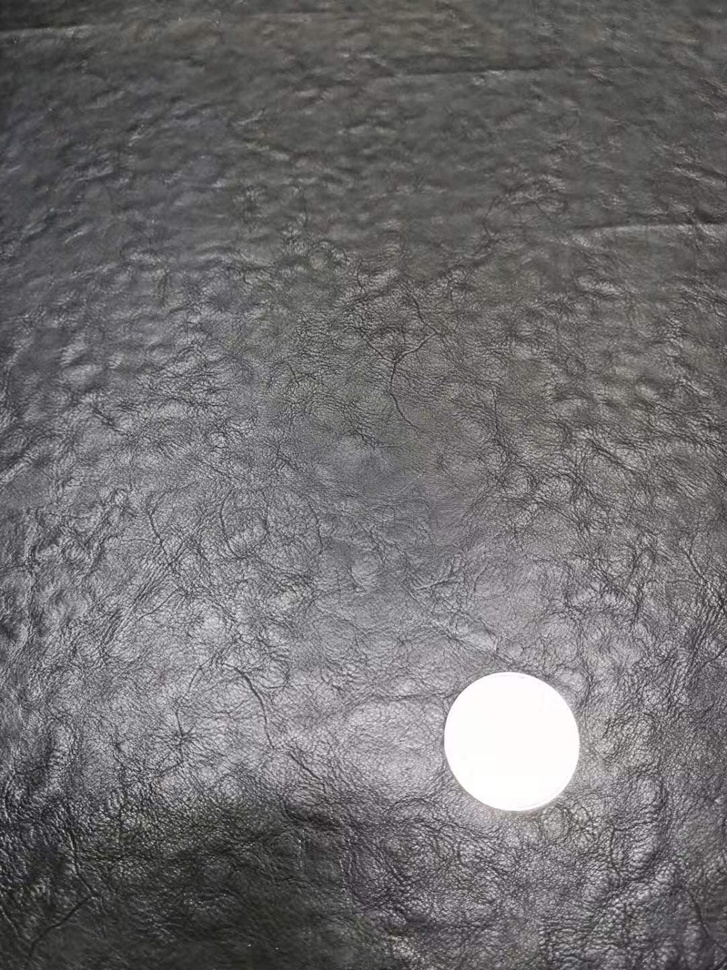
#> input picture Include/coin-2 (1).jpg, 727 x 970 px, shrunk from 1080 x 1440 before the run
$ python -i crop_template.py   (imports and definitions only)
#> lines starting #> are read from the running program, lines starting #| are printed output that depends on the picture; after the words box and inside, x2 and y2 are one past the last pixel; in counts of white or black regions, pixels touching at a corner belong together
#> further down, picture is the input picture: shape (970, 727, 3); mean B, G, R 111.1, 109.5, 111.5
import cv2
import numpy as np
import math
#import time

def above(img):#img 输入图像
    #gray1 = cv2.cvtColor(img,cv2.COLOR_BGR2BGRA)
    #cvtColor（src，type）
    #src原图像，type转换类型
    #cv2.COLOR_BGR2BGRA 将alpha通道增加到BGR或者RGB图像中

    ret,binary = cv2.threshold(img,133,255,cv2.THRESH_BINARY)
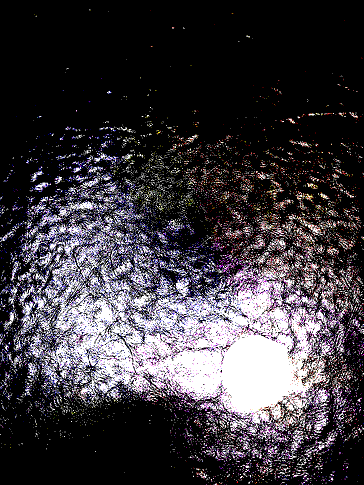
#> binary: shape (970, 727, 3) (shown at 1/2 size); mean B, G, R 63.2, 57.5, 61.7
    #threshold(src,thresh,maxval,type)
    #src原图像，thresh阈值，maxval输出图像的最大值，type阈值类型
    #THRESH_BINARY---二值阈值化

    kernel = np.ones((50, 50), np.uint8)
    #设置方框大小及类型
    dst = cv2.morphologyEx(binary, cv2.MORPH_OPEN, kernel)
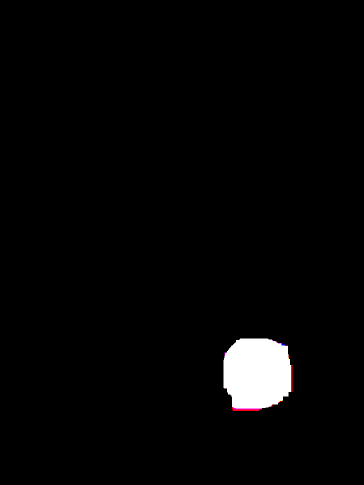
#> dst: shape (970, 727, 3) (shown at 1/2 size); mean B, G, R 6, 6, 6.1
    #cv2.morphologyEx(src, type, kernel)
    # src 原图像 type 运算类型 kernel 结构元素
    #cv2.MORPH_OPEN 进行开运算，指的是先进行腐蚀操作，再进行膨胀操作
    #开运算(open)：先腐蚀后膨胀的过程。

    kernel = np.ones((50, 50), np.uint8)
    dst = cv2.morphologyEx(dst, cv2.MORPH_CLOSE, kernel)
    # cv2.MORPH_CLOSE 进行闭运算， 指的是先进行膨胀操作，再进行腐蚀操作
    #闭运算(close)：先膨胀后腐蚀的过程。
    #cv2.imwrite("dst.jpg",dst)

    gray2 = cv2.cvtColor(dst,cv2.COLOR_BGR2GRAY)
    # BGR和灰度图的转换使用 cv2.COLOR_BGR2GRAY
    # h, w = gray2.shape
    gray2 = cv2.bitwise_not(gray2)
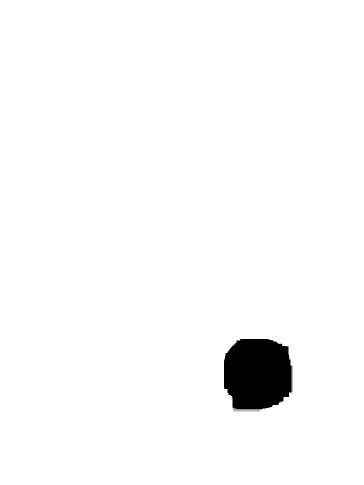
#> gray2: shape (970, 727) (shown at 1/2 size); min 0, max 255, mean 249
    cv2.imwrite("4.jpg", gray2)
    contours, hierarchy = cv2.findContours(gray2, cv2.RETR_LIST, cv2.CHAIN_APPROX_SIMPLE)
#> contours = 2 contours; box (x1, y1, x2, y2) and area: (0, 0, 727, 970) 703494, (447, 677, 584, 819) 16698
    #获得所有的轮廓
    #print("contours", contours)
    #print("hierarchy", hierarchy)
    #cv2.findContours(image, mode, method)
    #image一个8位单通道二值图像（非0即1） mode轮廓的检索模式:cv2.RETR_EXTERNAL表示只检测外轮廓  method为轮廓的近似办法: cv2.CHAIN_APPROX_SIMPLE压缩水平方向，垂直方向，对角线方向的元素，只保留该方向的终点坐标
    #contours返回一个list，list中每个元素都是图像中的一个轮廓，用numpy中的ndarray表示
    #hierarchy返回一个可选的hiararchy结果，这是一个ndarray，其中的元素个数和轮廓个数相同，每个轮廓contours[i]对应4个hierarchy元素hierarchy[i][0] ~hierarchy[i][3]，分别表示后一个轮廓、前一个轮廓、父轮廓、内嵌轮廓的索引编号，如果没有对应项，则该值为负数。

    if len(contours) == 0:
        return img,0
    #如果没有发现轮廓，将返回原图，并输出0

    area = []#设置一个存放面积的空列表
    for i in range(len(contours)):
        area.append(cv2.contourArea(contours[i]))
#> this loop made 2 passes
#> after the loop, area = [16698.5, 703494]
        #将每个轮廓的面积依次写入列表
    #print(area)

    #max_idx = np.argmax(area)
    #del area[int(max_idx)]
    #获得面积最大的那个轮廓，然后删除（目的是删除白色的那个轮廓）

    for x in range(len(contours)):
        max_idx = np.argmax(area)
        cnt = contours[max_idx]
        leftmost = tuple(cnt[cnt[:, :, 0].argmin()][0])
        rightmost = tuple(cnt[cnt[:, :, 0].argmax()][0])
        topmost = tuple(cnt[cnt[:, :, 1].argmin()][0])
        bottommost = tuple(cnt[cnt[:, :, 1].argmax()][0])
        h = bottommost[1] - topmost[1]
        w = rightmost[0] - leftmost[0]
        bili1 = h / w
        bili2 = w / h
        if  bili1 > 0.5 and  bili2 > 0.5:
            continue
        else:
            del area[int(max_idx)]
#> this loop made 2 passes
#> (max_idx, cnt, h, w, bili1, bili2) on passes 1 to 2: (1, [[0, 0], [0, 969], [726, 969], [726, 0]], 969, 726, 1.33, 0.749), (1, [[0, 0], [0, 969], [726, 969], [726, 0]], 969, 726, 1.33, 0.749)
    #遍历剩余的所有轮廓
    #通过计算轮廓的宽高比例，获得轮廓近似为正方形或圆形的图片
    #将轮廓为正方形和圆形的保留在轮廓列表中，其余删除
    if len(area) == 0:
        return img,0

    max_idx = np.argmax(area)
    cnt = contours[max_idx]
    M = cv2.moments(cnt)
#> M = moments, m00 703494, centre m10/m00, m01/m00 = (363, 484.5)
    # moments的到轮廓的一些特征 返回为一个字典 M["m00"]表示轮廓面积
    cX = int(M["m10"] / M["m00"])
#> cX = 363
    cY = int(M["m01"] / M["m00"])
#> cY = 484
    #由于裁剪区域（正方形）必定比比对区域（圆形）大，所以在此获得正方形的轮廓
    epsilon = 0.02 * cv2.arcLength(cnt, True)
#> epsilon = 67.8
    approx = cv2.approxPolyDP(cnt, epsilon, True)
#> approx = [[0, 0], [0, 969], [726, 969], [726, 0]]
    print(approx)
#| [[[  0   0]]
#|  [[  0 969]]
#|  [[726 969]]
#|  [[726   0]]]
    list =[]
    list.append(approx[0][0])
    list.append(approx[1][0])
    list.append(approx[2][0])
    list.append(approx[3][0])
    for x in range(len(list)):
        if  list[x][0] - cX <= 0 and list[x][1] - cY >= 0 :
            point0 = list[x]
        elif list[x][0] - cX <= 0 and list[x][1] - cY <= 0 :
            point1 = list[x]
        elif list[x][0] - cX >= 0 and list[x][1] - cY <= 0 :
            point2 = list[x]
        else :
            point3 = list[x]
#> this loop made 4 passes

    R = int(point3[1] - point1[1])
#> R = 969
    #获得正方形的宽
    pts1 = np.float32([point0, point1, point3,point2])
#> pts1 = [[0, 969], [0, 0], [726, 969], [726, 0]]
    pts2 = np.float32([[0, 0], [R, 0], [0, R], [R, R]])
#> pts2 = [[0, 0], [969, 0], [0, 969], [969, 969]]
    MM = cv2.getPerspectiveTransform(pts1, pts2)
#> MM = [[0, -1, 969], [1.33, 0, 0], [-1.62e-19, 0, 1]]
    # cv2.getPerspectiveTransform(src,dst) 计算转换矩阵
    # src输入图像的，dst输出图像
    crop = cv2.warpPerspective(img, MM, (R, R))
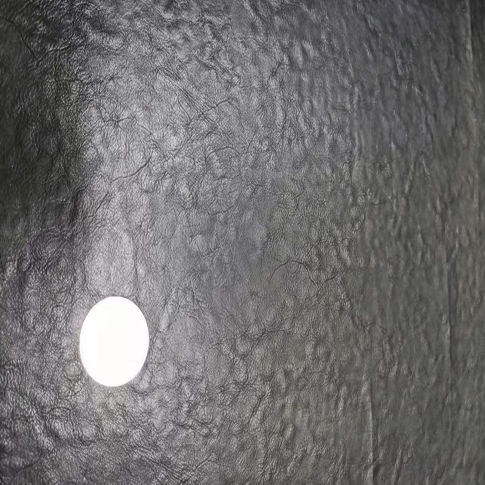
#> crop: shape (969, 969, 3) (shown at 1/2 size); mean B, G, R 111.2, 109.5, 111.6
    h ,w =crop.shape[:2]
    a = int(w * 0.05)
    b = int(w * 0.95)
    c = int(h * 0.05)
    d = int(h * 0.95)
    crop = crop[a:b,c:d]
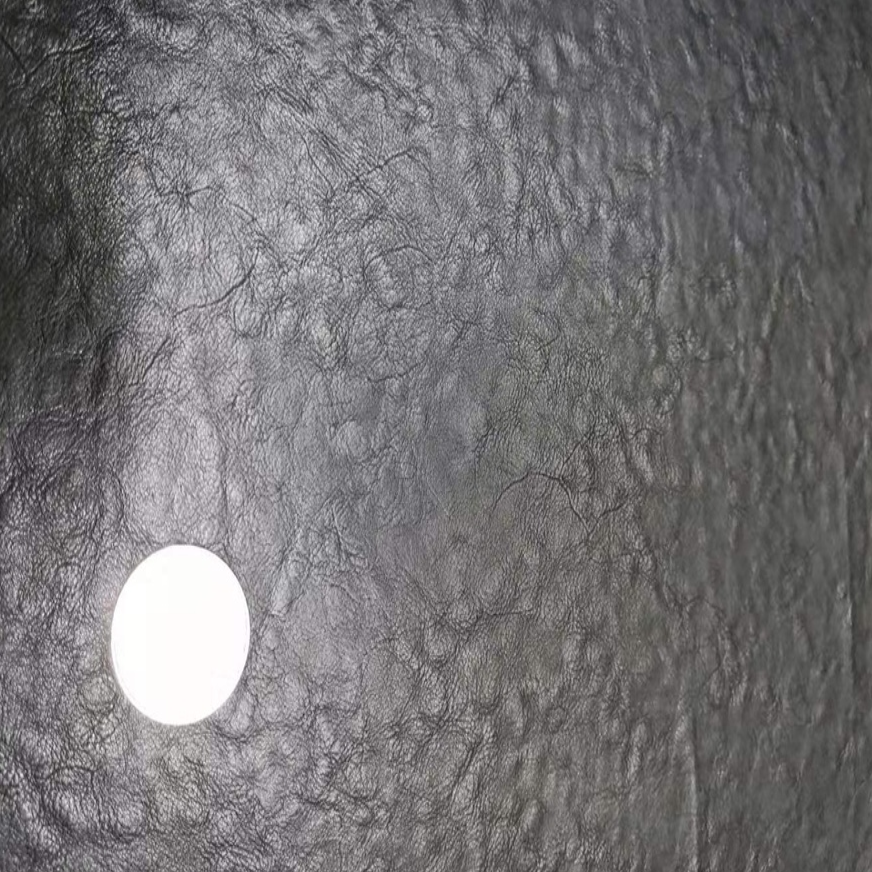
#> crop: shape (872, 872, 3); mean B, G, R 116.9, 115, 117.1
    # 剪裁图像的区域

    print(area)
#| [16698.5, 703494.0]
    max_idx1 = np.argmax(area)
#> max_idx1 = 1
    del area[int(max_idx1)]

    if len(area) == 0:
        return crop,0

    max_idx2 = np.argmax(area)
#> max_idx2 = 0
    cont = contours[max_idx2]
#> cont = contour of 104 points, box (x1, y1, x2, y2) (447, 677, 584, 819), area 16698
    #由于裁剪区域必定比比对区域小，所以在此获得圆形的轮廓
    left= tuple(cont[cont[:, :, 0].argmin()][0])
#> left = (447, 776)
    right= tuple(cont[cont[:, :, 0].argmax()][0])
#> right = (583, 731)
    X = right[0] - left[0]
#> X = 136
    # 获得圆形最上、最下的点
    # 获得圆形的直径

    #print(bottom,top)
    print(R,X)
#| 969 136
    if   R / X < 3 :
        chicun = 5
        print("截出长为5厘米正方形")
    elif R / X >= 3 and R / X < 5 :
        chicun = 10
        print("截出长为10厘米正方形")
    elif R / X >= 5 and R / X < 7 :
        chicun = 15
        print("截出长为15厘米正方形")
    elif R / X >= 7 and R / X < 9:
        chicun = 20
        print("截出长为20厘米正方形")
    else:
        chicun = 0
    return  crop,chicun

#img = cv2.imread("hz/10-4.jpg")
#crop = above(img)
#cv2.imwrite("bt.jpg", crop[0])

>>> import cv2
>>> picture = cv2.imread('Include/coin-2 (1).jpg')
>>> result = above(picture)

$ run again, on Include/coin-2 (2).jpg
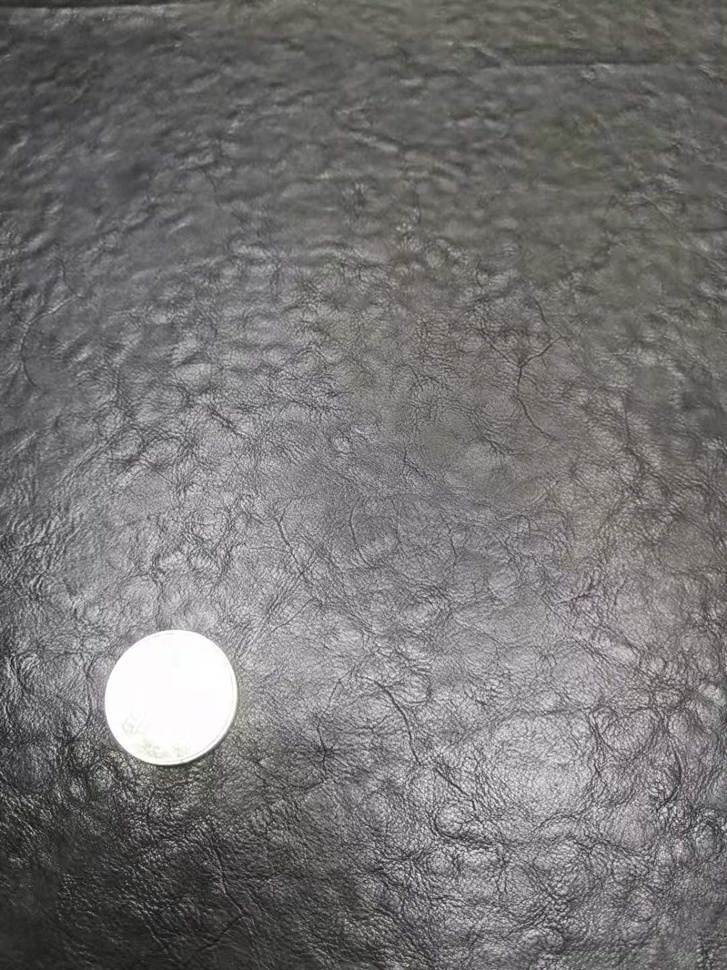
#> input picture Include/coin-2 (2).jpg, 727 x 970 px, shrunk from 1080 x 1440 before the run
#> picture is the input picture: shape (970, 727, 3); mean B, G, R 116.3, 115.3, 118.2
#> in above, `gray2 = cv2.bitwise_not(gray2)`:
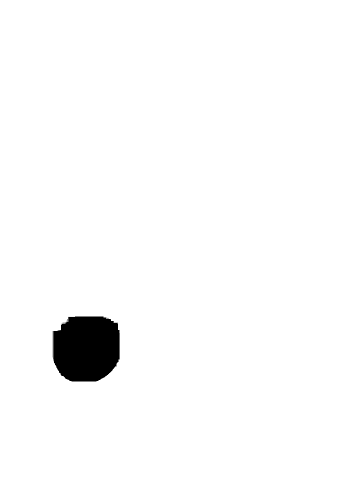
#> gray2: shape (970, 727) (shown at 1/2 size); min 0, max 255, mean 249.6
#> contours = 2 contours; box (x1, y1, x2, y2) and area: (0, 0, 727, 970) 703494, (106, 632, 239, 764) 15065
#> the loop in above, `for i in range(len(contours)):` made 2 passes
#> after the loop in above, `for i in range(len(contours)):`: area = [15065, 703494]
#> the loop in above, `for x in range(len(contours)):` made 2 passes
#> (max_idx, cnt, h, w, bili1, bili2) on passes 1 to 2: (1, [[0, 0], [0, 969], [726, 969], [726, 0]], 969, 726, 1.33, 0.749), (1, [[0, 0], [0, 969], [726, 969], [726, 0]], 969, 726, 1.33, 0.749)
#> M = moments, m00 703494, centre m10/m00, m01/m00 = (363, 484.5)
#> cX = 363
#> cY = 484
#> epsilon = 67.8
#> approx = [[0, 0], [0, 969], [726, 969], [726, 0]]
#| [[[  0   0]]
#|  [[  0 969]]
#|  [[726 969]]
#|  [[726   0]]]
#> the loop in above, `for x in range(len(list)):` made 4 passes
#> R = 969
#> pts1 = [[0, 969], [0, 0], [726, 969], [726, 0]]
#> pts2 = [[0, 0], [969, 0], [0, 969], [969, 969]]
#> MM = [[0, -1, 969], [1.33, 0, 0], [-1.62e-19, 0, 1]]
#> in above, `crop = crop[a:b,c:d]`:
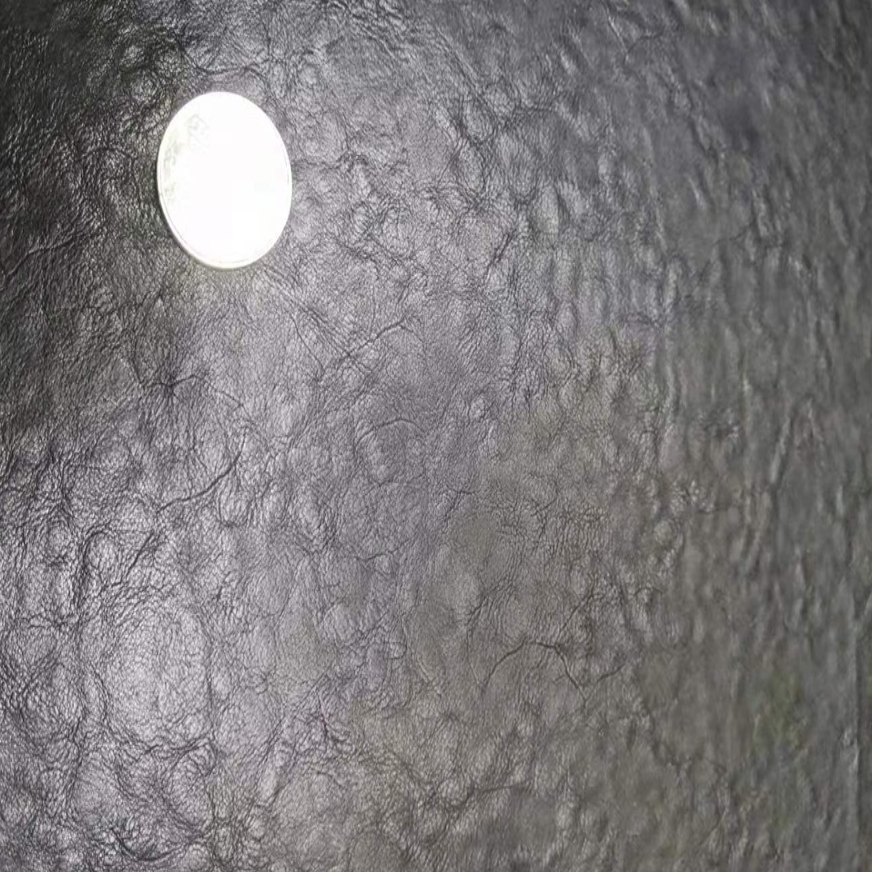
#> crop: shape (872, 872, 3); mean B, G, R 122.6, 121.1, 124.2
#| [15065.0, 703494.0]
#> max_idx1 = 1
#> max_idx2 = 0
#> cont = contour of 114 points, box (x1, y1, x2, y2) (106, 632, 239, 764), area 15065
#> left = (106, 720)
#> right = (238, 660)
#> X = 132
#| 969 132

$ run again, on Include/coin-4 (1).jpg
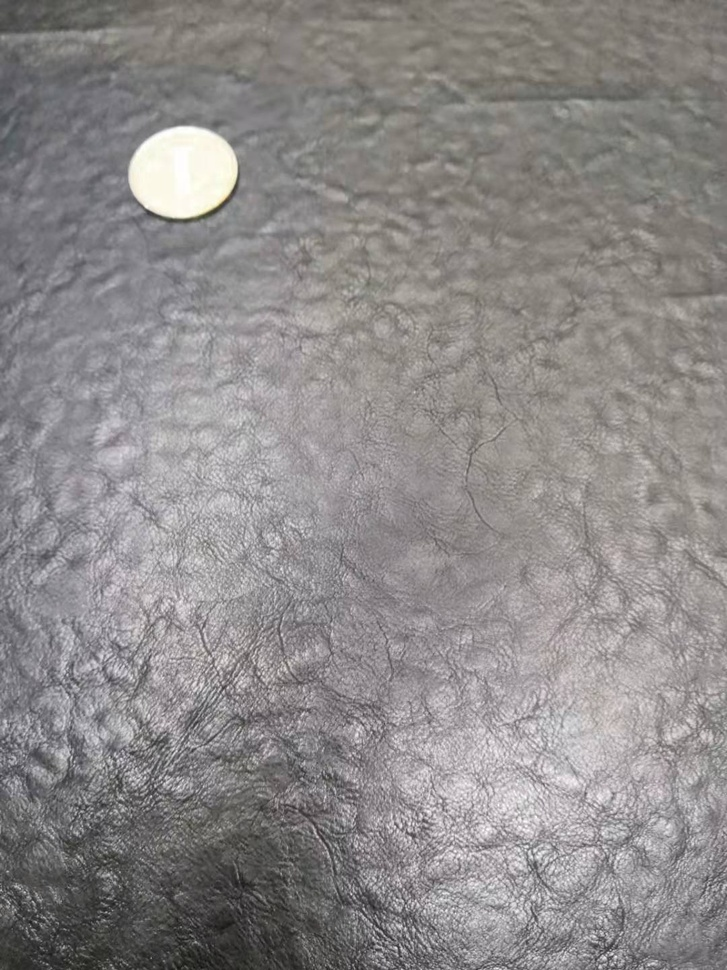
#> input picture Include/coin-4 (1).jpg, 727 x 970 px, shrunk from 1080 x 1440 before the run
#> picture is the input picture: shape (970, 727, 3); mean B, G, R 137.7, 137.8, 141.1
#> in above, `gray2 = cv2.bitwise_not(gray2)`:
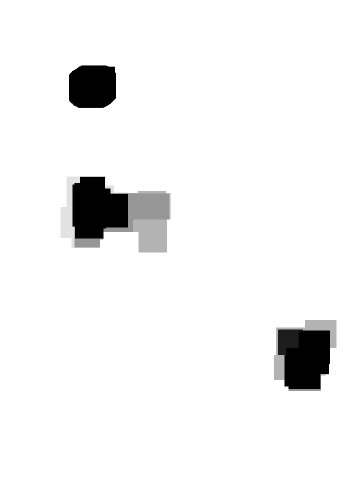
#> gray2: shape (970, 727) (shown at 1/2 size); min 0, max 255, mean 242.7
#> contours = 4 contours; box (x1, y1, x2, y2) and area: (0, 0, 727, 970) 703494, (144, 353, 257, 478) 11060, (568, 660, 661, 779) 9152, (137, 130, 233, 216) 7452
#> the loop in above, `for i in range(len(contours)):` made 4 passes
#> after the loop in above, `for i in range(len(contours)):`: area = [9152.5, 11059.5, 7451.5, 703494]
#> the loop in above, `for x in range(len(contours)):` made 4 passes
#> M = moments, m00 703494, centre m10/m00, m01/m00 = (363, 484.5)
#> cX = 363
#> cY = 484
#> epsilon = 67.8
#> approx = [[0, 0], [0, 969], [726, 969], [726, 0]]
#| [[[  0   0]]
#|  [[  0 969]]
#|  [[726 969]]
#|  [[726   0]]]
#> the loop in above, `for x in range(len(list)):` made 4 passes
#> R = 969
#> pts1 = [[0, 969], [0, 0], [726, 969], [726, 0]]
#> pts2 = [[0, 0], [969, 0], [0, 969], [969, 969]]
#> MM = [[0, -1, 969], [1.33, 0, 0], [-1.62e-19, 0, 1]]
#> in above, `crop = crop[a:b,c:d]`:
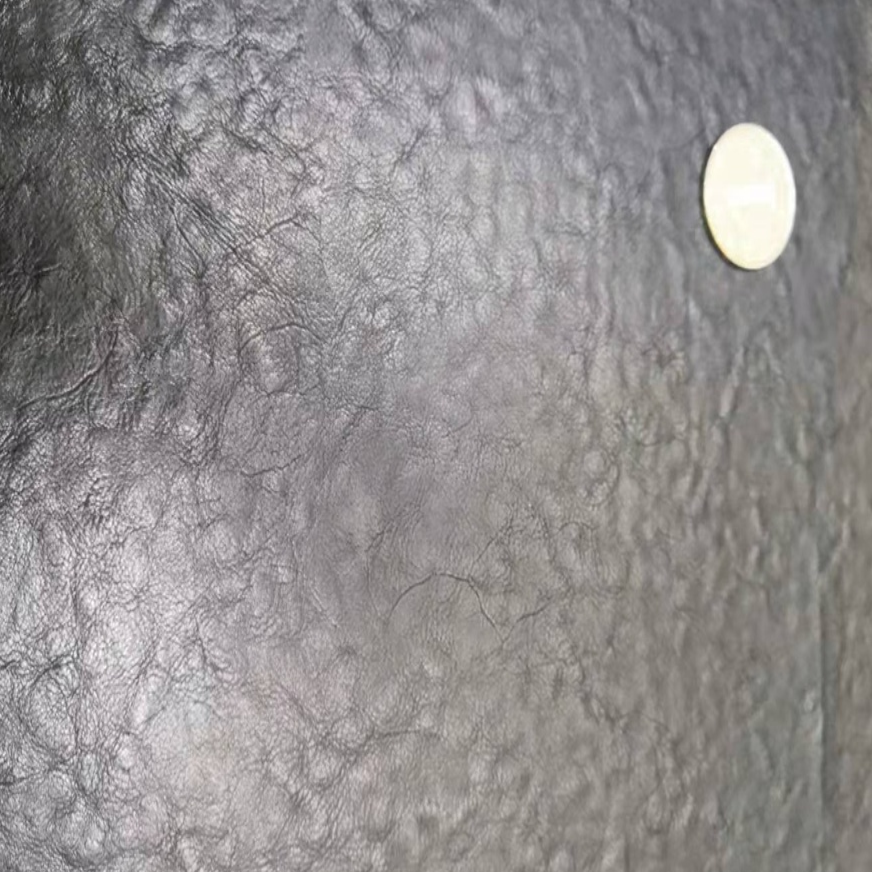
#> crop: shape (872, 872, 3); mean B, G, R 142.4, 142.4, 145.9
#| [9152.5, 11059.5, 7451.5, 703494.0]
#> max_idx1 = 3
#> max_idx2 = 1
#> cont = contour of 29 points, box (x1, y1, x2, y2) (144, 353, 257, 478), area 11060
#> left = (144, 452)
#> right = (256, 388)
#> X = 112
#| 969 112
